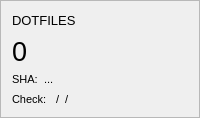
           <widget class="QFrame" name="frame_1">
            <property name="frameShape">
             <enum>QFrame::Shape::StyledPanel</enum>
            </property>
            <property name="frameShadow">
             <enum>QFrame::Shadow::Raised</enum>
            </property>
            <layout class="QVBoxLayout" name="verticalLayout_8">
             <item>
              <layout class="QHBoxLayout" name="horizontalLayout_3" stretch="1,0">
               <property name="spacing">
                <number>5</number>
               </property>
               <item alignment="Qt::AlignmentFlag::AlignLeft|Qt::AlignmentFlag::AlignVCenter">
                <widget class="QLabel" name="update_dotfiles">
                 <property name="font">
                  <font>
                   <pointsize>10</pointsize>
                   <fontweight>DemiBold</fontweight>
                  </font>
                 </property>
                 <property name="text">
                  <string>DOTFILES</string>
                 </property>
                </widget>
               </item>
               <item alignment="Qt::AlignmentFlag::AlignRight|Qt::AlignmentFlag::AlignVCenter">
                <widget class="QPushButton" name="check_dotfiles">
                 <property name="minimumSize">
                  <size>
                   <width>18</width>
                   <height>18</height>
                  </size>
                 </property>
                 <property name="maximumSize">
                  <size>
                   <width>18</width>
                   <height>18</height>
                  </size>
                 </property>
                 <property name="statusTip">
                  <string>Comprueba cambios en los dotfiles</string>
                 </property>
                 <property name="icon">
                  <iconset resource="../../resources/assets.qrc">
                   <normaloff>:/assets/icons/sync.svg</normaloff>:/assets/icons/sync.svg</iconset>
                 </property>
                 <property name="iconSize">
                  <size>
                   <width>20</width>
                   <height>20</height>
                  </size>
                 </property>
                 <property name="checkable">
                  <bool>true</bool>
                 </property>
                 <property name="flat">
                  <bool>true</bool>
                 </property>
                 <property name="method" stdset="0">
                  <string>check_action</string>
                 </property>
                 <property name="action" stdset="0">
                  <string>RESUME_ALL</string>
                 </property>
                </widget>
               </item>
              </layout>
             </item>
             <item>
              <widget class="QLabel" name="count_dotfiles">
               <property name="font">
                <font>
                 <pointsize>20</pointsize>
                 <fontweight>DemiBold</fontweight>
                </font>
               </property>
               <property name="text">
                <string>0</string>
               </property>
              </widget>
             </item>
             <item>
              <layout class="QFormLayout" name="formLayout">
               <item row="0" column="0">
                <widget class="QLabel" name="label_5">
                 <property name="font">
                  <font>
                   <pointsize>8</pointsize>
                   <fontweight>Light</fontweight>
                  </font>
                 </property>
                 <property name="text">
                  <string>SHA:</string>
                 </property>
                </widget>
               </item>
               <item row="0" column="1">
                <widget class="QLabel" name="hash_dotfiles">
                 <property name="font">
                  <font>
                   <pointsize>8</pointsize>
                   <fontweight>Light</fontweight>
                  </font>
                 </property>
                 <property name="text">
                  <string>...</string>
                 </property>
                </widget>
               </item>
              </layout>
             </item>
             <item>
              <layout class="QHBoxLayout" name="horizontalLayout_29" stretch="0,1,0">
               <item alignment="Qt::AlignmentFlag::AlignLeft|Qt::AlignmentFlag::AlignBottom">
                <widget class="QLabel" name="label_7">
                 <property name="font">
                  <font>
                   <pointsize>8</pointsize>
                   <fontweight>Light</fontweight>
                  </font>
                 </property>
                 <property name="text">
                  <string>Check:</string>
                 </property>
                </widget>
               </item>
               <item alignment="Qt::AlignmentFlag::AlignLeft|Qt::AlignmentFlag::AlignBottom">
                <widget class="QLabel" name="time_last_dotfiles">
                 <property name="font">
                  <font>
                   <pointsize>8</pointsize>
                   <fontweight>Light</fontweight>
                  </font>
                 </property>
                 <property name="text">
                  <string> /  / </string>
                 </property>
                </widget>
               </item>
               <item alignment="Qt::AlignmentFlag::AlignHCenter|Qt::AlignmentFlag::AlignVCenter">
                <widget class="QLabel" name="led_dotfiles">
                 <property name="enabled">
                  <bool>true</bool>
                 </property>
                 <property name="statusTip">
                  <string>Necesita actualizar</string>
                 </property>
                 <property name="pixmap">
                  <pixmap resource="../../resources/assets.qrc">:/assets/icons/led_red.svg</pixmap>
                 </property>
                </widget>
               </item>
              </layout>
             </item>
            </layout>
           </widget>
